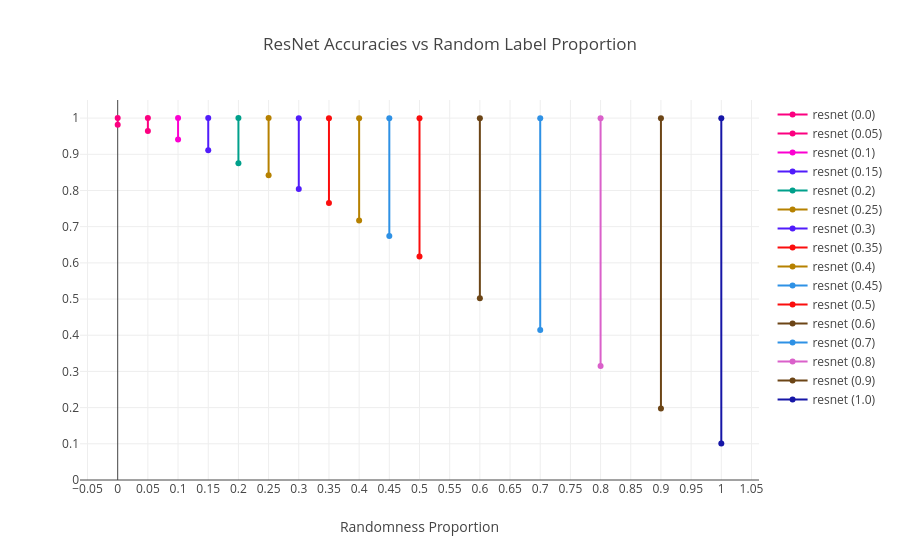

This figure's notebook cell:
### Code cell
resnet = full_data[(full_data["model"].str.contains("resnet")) & (full_data["split"] == "val")].copy()

resnet["layer_idx"] = resnet["layer"].apply(lambda x: layer_order['resnet'].index(x))
resnet.sort_values("layer_idx", inplace=True)

resnet_accs = resnet[(resnet["layer"] == "a1") & (resnet["dataset"].str.contains("-r"))][["dataset", "model", "train_acc", "val_acc"]]
resnet_accs["random_prop"] = resnet_accs["dataset"].apply(lambda x: float(x.split("-r")[1]))
resnet_accs.sort_values("random_prop", inplace=True)

fig = make_subplots()
for i, row in resnet_accs.iterrows():
    color = color_seq[i % len(color_seq)]
    fig.add_trace(go.Scatter(x=[row["random_prop"], row["random_prop"]], y=[row["train_acc"], row["val_acc"]], mode="lines+markers", line = dict(color=color), name=f"{row['model']} ({row['random_prop']})"))
    
fig.update_layout(title="ResNet Accuracies vs Random Label Proportion")
fig.update_xaxes(title_text="Randomness Proportion", nticks=23)
fig.update_yaxes(range=[0.0, 1.05], nticks=20)

### Figure 1 — Plotly figure (JSON) as saved in the notebook; plotly's stock layout.template omitted (floating-point values rounded to 4 significant figures)
{"data": [{"line": {"color": "#FC0080"}, "mode": "lines+markers", "name": "resnet (0.0)", "type": "scatter", "x": [0, 0], "y": [1, 0.9813]}, {"line": {"color": "#FC0080"}, "mode": "lines+markers", "name": "resnet (0.05)", "type": "scatter", "x": [0.05, 0.05], "y": [1.0, 0.9641]}, {"line": {"color": "#FB00D1"}, "mode": "lines+markers", "name": "resnet (0.1)", "type": "scatter", "x": [0.1, 0.1], "y": [1.0, 0.941]}, {"line": {"color": "#511CFB"}, "mode": "lines+markers", "name": "resnet (0.15)", "type": "scatter", "x": [0.15, 0.15], "y": [1, 0.9112]}, {"line": {"color": "#00A08B"}, "mode": "lines+markers", "name": "resnet (0.2)", "type": "scatter", "x": [0.2, 0.2], "y": [1, 0.8754]}, {"line": {"color": "#B68100"}, "mode": "lines+markers", "name": "resnet (0.25)", "type": "scatter", "x": [0.25, 0.25], "y": [1.0, 0.8423]}, {"line": {"color": "#511CFB"}, "mode": "lines+markers", "name": "resnet (0.3)", "type": "scatter", "x": [0.3, 0.3], "y": [0.9999, 0.8042]}, {"line": {"color": "#FB0D0D"}, "mode": "lines+markers", "name": "resnet (0.35)", "type": "scatter", "x": [0.35, 0.35], "y": [0.9998, 0.7655]}, {"line": {"color": "#B68100"}, "mode": "lines+markers", "name": "resnet (0.4)", "type": "scatter", "x": [0.4, 0.4], "y": [0.9999, 0.7172]}, {"line": {"color": "#2E91E5"}, "mode": "lines+markers", "name": "resnet (0.45)", "type": "scatter", "x": [0.45, 0.45], "y": [0.9999, 0.6743]}, {"line": {"color": "#FB0D0D"}, "mode": "lines+markers", "name": "resnet (0.5)", "type": "scatter", "x": [0.5, 0.5], "y": [0.9999, 0.6176]}, {"line": {"color": "#6C4516"}, "mode": "lines+markers", "name": "resnet (0.6)", "type": "scatter", "x": [0.6, 0.6], "y": [0.9996, 0.502]}, {"line": {"color": "#2E91E5"}, "mode": "lines+markers", "name": "resnet (0.7)", "type": "scatter", "x": [0.7, 0.7], "y": [0.9993, 0.4144]}, {"line": {"color": "#DA60CA"}, "mode": "lines+markers", "name": "resnet (0.8)", "type": "scatter", "x": [0.8, 0.8], "y": [0.9995, 0.3153]}, {"line": {"color": "#6C4516"}, "mode": "lines+markers", "name": "resnet (0.9)", "type": "scatter", "x": [0.9, 0.9], "y": [0.9998, 0.1979]}, {"line": {"color": "#1616A7"}, "mode": "lines+markers", "name": "resnet (1.0)", "type": "scatter", "x": [1, 1], "y": [0.9997, 0.1008]}], "layout": {"title": {"text": "ResNet Accuracies vs Random Label Proportion"}, "xaxis": {"anchor": "y", "domain": [0, 1], "nticks": 23, "title": {"text": "Randomness Proportion"}}, "yaxis": {"anchor": "x", "domain": [0, 1], "nticks": 20, "range": [0, 1.05]}}}
